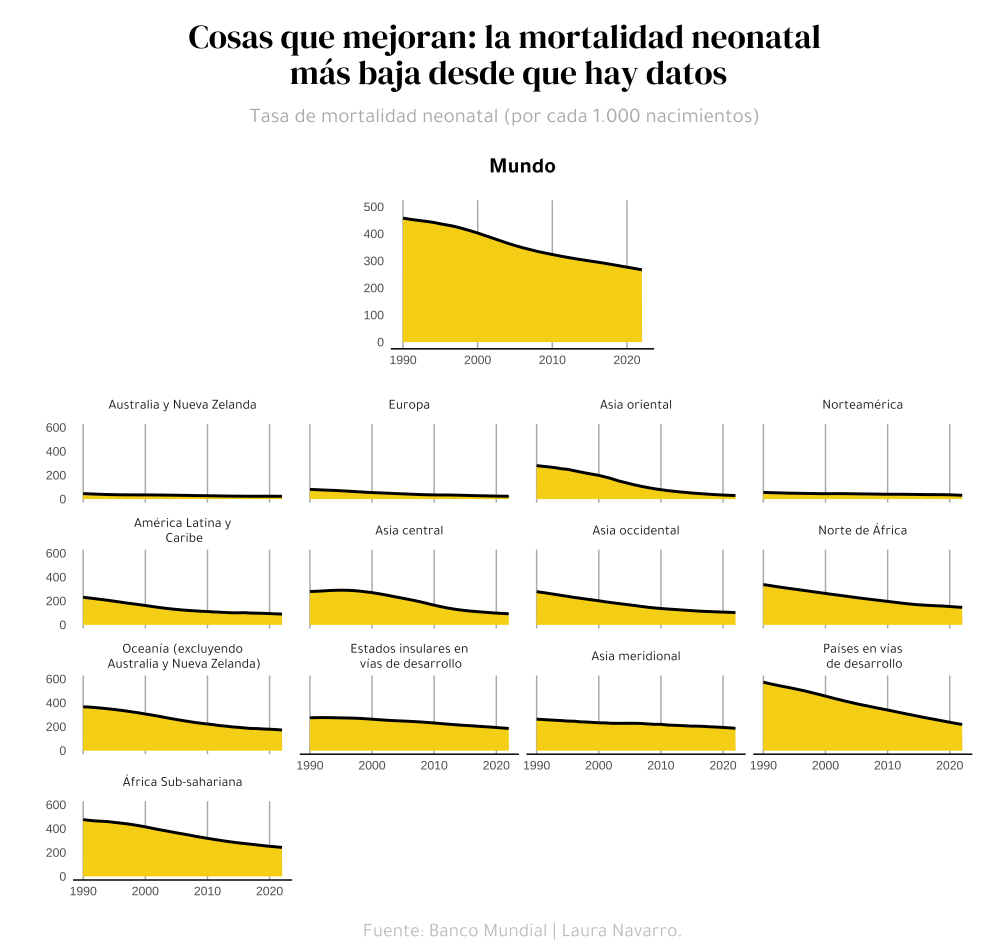

This chart was generated by the following R code:
library(tidyverse)
library(showtext)
library(cowplot)

#Fonts
font_add_google("DM Serif Display", "abril")
#font_add_google("Courier Prime", "courier")
font_add_google("Tajawal", "tawa")
showtext_auto()

#data
data <- read.csv("https://raw.githubusercontent.com/lau-cloud/30DayChartChallenge2024/main/2_neo/2_neo.csv", dec = ",")

#clean
data_clean <- data |> 
  pivot_longer(cols =starts_with("X"), 
               names_to = "year",
               values_to = "muertes") |> 
  mutate(year = gsub("X", "", year)) |> 
  filter(bound=="Median") |> 
  filter(!region_name %in% c("Europe and Northern America",
                             "Eastern and South-Eastern Asia",
                             "Northern Africa and Western Asia",
                             "Central and Southern Asia",
                             "Least developed countries",
                             "Oceania",
                             "South-Eastern Asia")) |> 
  arrange(muertes, year) |>
  mutate(region_name = factor(region_name, unique(region_name),
                              labels=c("Australia y Nueva Zelanda",
                                       "Europa",
                                       "Asia oriental",
                                       "Norteamérica",
                                       "América Latina y\n Caribe",
                                       "Asia central",
                                       "Asia occidental",
                                       "Norte de África",
                                       "Oceanía (excluyendo\n Australia y Nueva Zelanda)",
                                       "Estados insulares en\n vías de desarrollo",
                                       "Asia meridional",
                                       "Países en vías\n de desarrollo",
                                       "África Sub-sahariana",
                                       "Mundo")))

data_clean$year <- as.numeric(data_clean$year)




#plot World
world <- data_clean |> 
  filter(region_name=="Mundo") |> 
  ggplot(aes(x = year, y = muertes)) +
  geom_area(fill = "#F4CE14") +
  geom_line(color = "black", size=1) +
  ylim(0,500) +
  labs(y="", x="",
       title= "Mundo") +
  theme_minimal() +
  theme(
    axis.line.x = element_line(color = "black"),
    panel.grid.major.x = element_line(color= "darkgrey"),
    panel.grid.minor.x = element_blank(),
    panel.grid.major.y = element_blank(),
    panel.grid.minor.y = element_blank(),
    plot.title = element_text(family = "tawa", size = 16, hjust = 0.5, face="bold",
                              margin = margin(0,0,20,0)),
    plot.margin = margin(0, 250, 0, 250)
  )

world






#plot regions
regions <- data_clean |> 
  filter(region_name !="Mundo") |> 
  ggplot(aes(x = year, y = muertes)) +
  geom_area(fill = "#F4CE14") +
  geom_line(color = "black", size=1) +
  facet_wrap(.~region_name) +
  ylim(0,600) +
  labs(y="", x="", caption = "Fuente: Banco Mundial | Laura Navarro.") +
  theme_minimal() +
  theme(
    axis.line.x = element_line(color = "black"),
    panel.grid.major.x = element_line(color= "darkgrey"),
    panel.grid.minor.x = element_blank(),
    panel.grid.major.y = element_blank(),
    panel.grid.minor.y = element_blank(),
    plot.title = element_text(family = "tawa", size = 20, hjust = 0.5,
                              margin = margin(0,0,20,0)),
    plot.margin = margin(0, 20, 10, 20),
    strip.text.x = element_text(hjust = 0.5, family = "tawa",
                                size= 10),
    plot.caption = element_text(color = "grey", family = "tawa", hjust = 0.5,
                                size = 14)
  )

regions

#title
title <- ggdraw() + 
  draw_label("Cosas que mejoran: la mortalidad neonatal\n más baja desde que hay datos",
             fontfamily = "abril", size = 24, hjust = 0.5, fontface = "bold") +
  draw_label("Tasa de mortalidad neonatal (por cada 1.000 nacimientos)",
             fontfamily = "tawa", size = 15, color = "darkgrey",
             y = -0.05, hjust = 0.5) +
  theme(plot.margin = margin(0, 0, 35, 7))



#merge together
plot_row <- plot_grid(world, regions
                      ,ncol = 1,
                     rel_heights = c(0.4, 1)
                    )


plot_grid <- plot_grid(
  title, plot_row,
  ncol = 1,
  # rel_heights values control vertical title margins
  rel_heights = c(0.2, 1)
)
plot_grid

# save
ggsave("2_neo.pdf",
       plot_grid,
       width = 10,
       height = 9.5,
       units = "in",
       dpi = 300)
